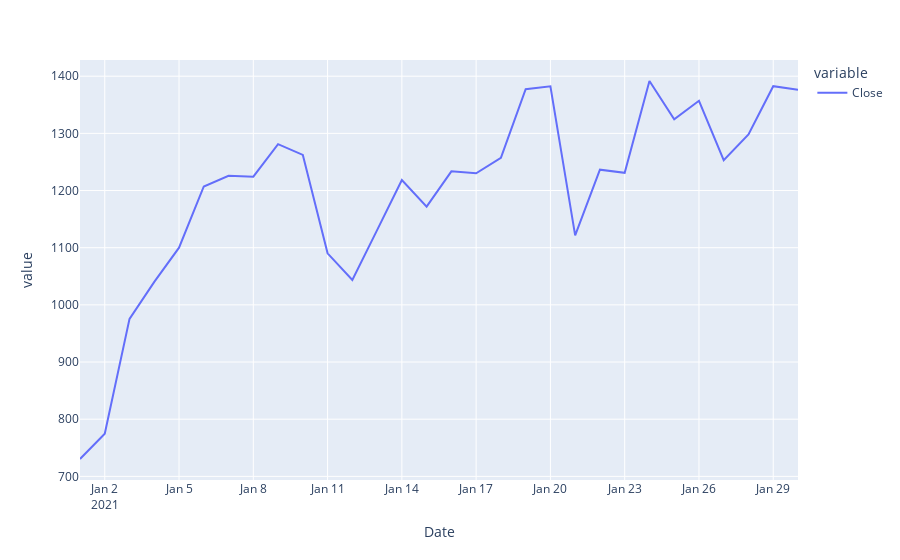

Notebook source saved alongside this figure:
### Code cell
train_df = pd.DataFrame(data['Close'].iloc[:30])
px.line(train_df)

### Figure 1 — Plotly figure (JSON) as saved in the notebook; plotly's stock layout.template omitted (floating-point values rounded to 4 significant figures)
{"data": [{"hovertemplate": "variable=Close<br>Date=%{x}<br>value=%{y}<extra></extra>", "legendgroup": "Close", "line": {"color": "#636efa", "dash": "solid"}, "marker": {"symbol": "circle"}, "mode": "lines", "name": "Close", "orientation": "v", "showlegend": true, "type": "scatter", "x": ["2021-01-01T00:00:00", "2021-01-02T00:00:00", "2021-01-03T00:00:00", "2021-01-04T00:00:00", "2021-01-05T00:00:00", "2021-01-06T00:00:00", "2021-01-07T00:00:00", "2021-01-08T00:00:00", "2021-01-09T00:00:00", "2021-01-10T00:00:00", "2021-01-11T00:00:00", "2021-01-12T00:00:00", "2021-01-13T00:00:00", "2021-01-14T00:00:00", "2021-01-15T00:00:00", "2021-01-16T00:00:00", "2021-01-17T00:00:00", "2021-01-18T00:00:00", "2021-01-19T00:00:00", "2021-01-20T00:00:00", "2021-01-21T00:00:00", "2021-01-22T00:00:00", "2021-01-23T00:00:00", "2021-01-24T00:00:00", "2021-01-25T00:00:00", "2021-01-26T00:00:00", "2021-01-27T00:00:00", "2021-01-28T00:00:00", "2021-01-29T00:00:00", "2021-01-30T00:00:00"], "xaxis": "x", "y": [730.4, 774.5, 975.5, 1040.0, 1100.0, 1207.0, 1226.0, 1224.0, 1281.0, 1262.0, 1090.0, 1043.0, 1131.0, 1218.0, 1172.0, 1234.0, 1230.0, 1257.0, 1377.0, 1382.0, 1122.0, 1237.0, 1231.0, 1392.0, 1324.0, 1357.0, 1253.0, 1298.0, 1383.0, 1376.0], "yaxis": "y"}], "layout": {"legend": {"title": {"text": "variable"}, "tracegroupgap": 0}, "margin": {"t": 60}, "xaxis": {"anchor": "y", "domain": [0, 1], "title": {"text": "Date"}}, "yaxis": {"anchor": "x", "domain": [0, 1], "title": {"text": "value"}}}}
